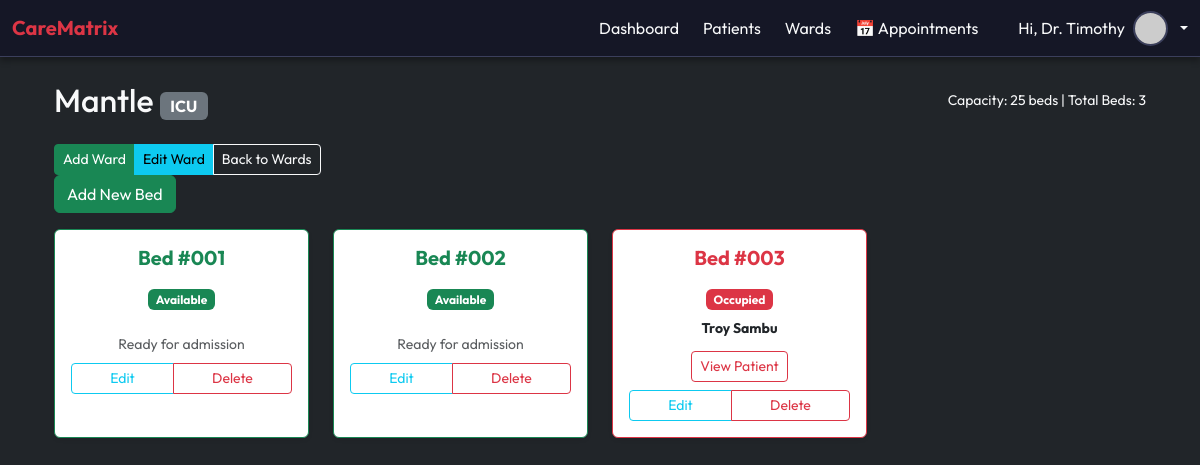
The page /patients/wards/3/ (signed in) on the database as committed earlier.
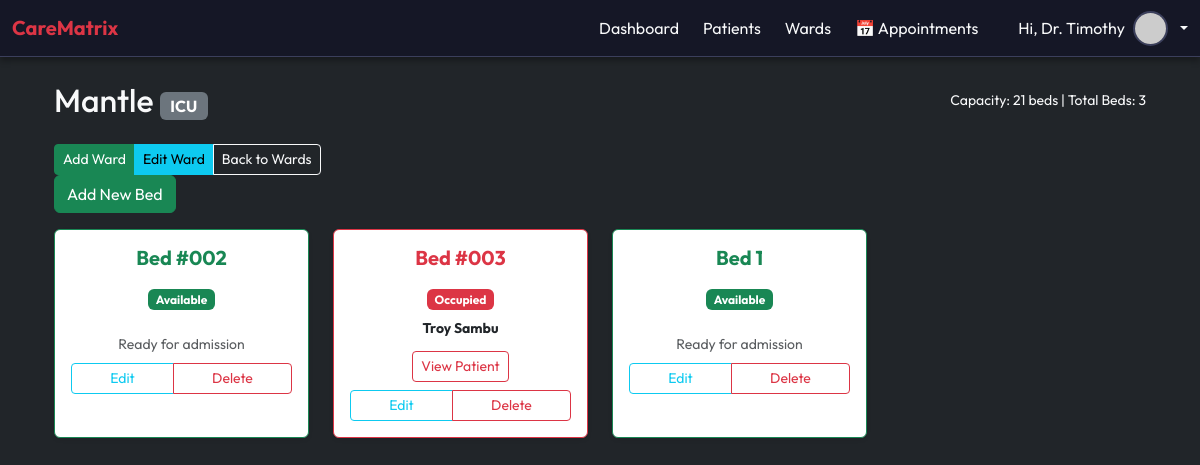
The same page on the database as committed later.
### patients/models.py (models this page shows, shortened)
class Ward(models.Model):
    WARD_TYPES = (
        ('General', 'General'),
        ('ICU', 'ICU'),
        ('Maternity', 'Maternity'),
        ('Pediatric', 'Pediatric'),
    )
    name = models.CharField(max_length=100)
    ward_type = models.CharField(max_length=20, choices=WARD_TYPES, default='General')
    capacity = models.IntegerField(default=0)

class Bed(models.Model):
    ward = models.ForeignKey(Ward, related_name='beds', on_delete=models.CASCADE)
    bed_number = models.CharField(max_length=20)
    is_occupied = models.BooleanField(default=False)

class Patient(models.Model):
    first_name = models.CharField(max_length=50)
    last_name = models.CharField(max_length=50)
    date_of_birth = models.DateField()
    gender = models.CharField(max_length=10)
    phone = models.CharField(max_length=15)
    address = models.TextField(blank=True)
    doctor = models.CharField(blank=True, null=True, max_length=100)
    is_high_risk = models.BooleanField(default=False)
    current_bed = models.OneToOneField(Bed, null=True, blank=True, on_delete=models.SET_NULL, related_name='occupant')

### patients/views.py (the view)
# urls.py: path('wards/<int:pk>/', views.ward_detail, name='ward_detail'),
@login_required
def ward_detail(request, pk):
    ward = get_object_or_404(Ward, pk=pk)
    beds = ward.beds.all().select_related('occupant')
    return render(request, 'patients/ward_detail.html', {'ward': ward, 'beds': beds})

### patients/templates/patients/ward_detail.html (shortened to what this page needs)
{% extends "base.html" %}
{% block content %}
<div class="container mt-4">
    <div class="mt-4 pb-4">
        <div class="d-flex justify-content-between align-items-center mb-4">
            <h2 class="text-light m-0">{{ ward.name }} <span class="badge bg-secondary fs-6">{{ ward.ward_type }}</span></h2>
            <p class="text-light small m-0">Capacity: {{ ward.capacity }} beds | Total Beds: {{ ward.beds.count }}</p>
            </div>
        <div class="btn-group" role="group">
            <a href="{% url 'patients:ward_create' %}" class="btn btn-success btn-sm">Add Ward</a>
            <a href="{% url 'patients:ward_update' ward.pk %}" class="btn btn-info btn-sm">Edit Ward</a>
            <a href="{% url 'patients:ward_list' %}" class="btn btn-outline-light btn-sm">Back to Wards</a>
        </div>
         <div class="mb-3">
            <a href="{% url 'patients:bed_create' ward.pk %}" class="btn btn-success">
                 Add New Bed
            </a>
        </div>
        <div class="row">
        {% for bed in beds %}
            <div class="col-lg-3 col-md-4 col-sm-6 mb-3">
                {% if bed.is_occupied %}
                    <div class="card shadow-sm border-danger h-100">
                        <div class="card-body text-center">
                            <h5 class="card-title fw-bold text-danger mb-3">Bed {{ bed.bed_number }}</h5>
                            <span class="badge bg-danger mb-2">Occupied</span>
                            {% if bed.occupant %}
                                <p class="text-dark small mb-1 fw-bold">{{ bed.occupant.first_name }} {{ bed.occupant.last_name }}</p>
                                <a href="{% url 'patients:patient_detail' bed.occupant.id %}" class="btn btn-sm btn-outline-danger mt-2">View Patient</a>
                            {% else %}
                                <p class="text-muted small mb-0">Occupant details missing</p>
                            {% endif %}
                              <div class="mt-2 btn-group btn-group-sm w-100" role="group">
                                <a href="{% url 'patients:bed_update' bed.pk %}" class="btn btn-outline-info">Edit</a>
                                <a href="{% url 'patients:bed_delete' bed.pk %}" class="btn btn-outline-danger">Delete</a>
                            </div>
                        </div>
                    </div>
                {% else %}
                    <div class="card shadow-sm border-success h-100">
                        <div class="card-body text-center">
                            <h5 class="card-title fw-bold text-success mb-3">Bed {{ bed.bed_number }}</h5>
                            <span class="badge bg-success mb-2">Available</span>
                            <p class="text-muted small mb-0 mt-3">Ready for admission</p>
                            <div class="mt-2 btn-group btn-group-sm w-100" role="group">
                                <a href="{% url 'patients:bed_update' bed.pk %}" class="btn btn-outline-info">Edit</a>
                                <a href="{% url 'patients:bed_delete' bed.pk %}" class="btn btn-outline-danger">Delete</a>
                            </div>
                        </div>
                    </div>
                {% endif %}
            </div>
        {% empty %}
            <div class="col-12">
                <div class="alert alert-warning">No beds have been added to this ward yet.</div>
                <a href="{% url 'patients:bed_create' ward.pk %}" class="alert-link">Click to add one</a>
            </div>
        {% endfor %}
        </div>
    </div>
</div>
{% endblock %}

Rows that differ between the two databases and show on the page:
removed Bed: bed_number "#001"
changed Ward "Mantle": capacity "25" → "21"
added Bed: bed_number "1"
